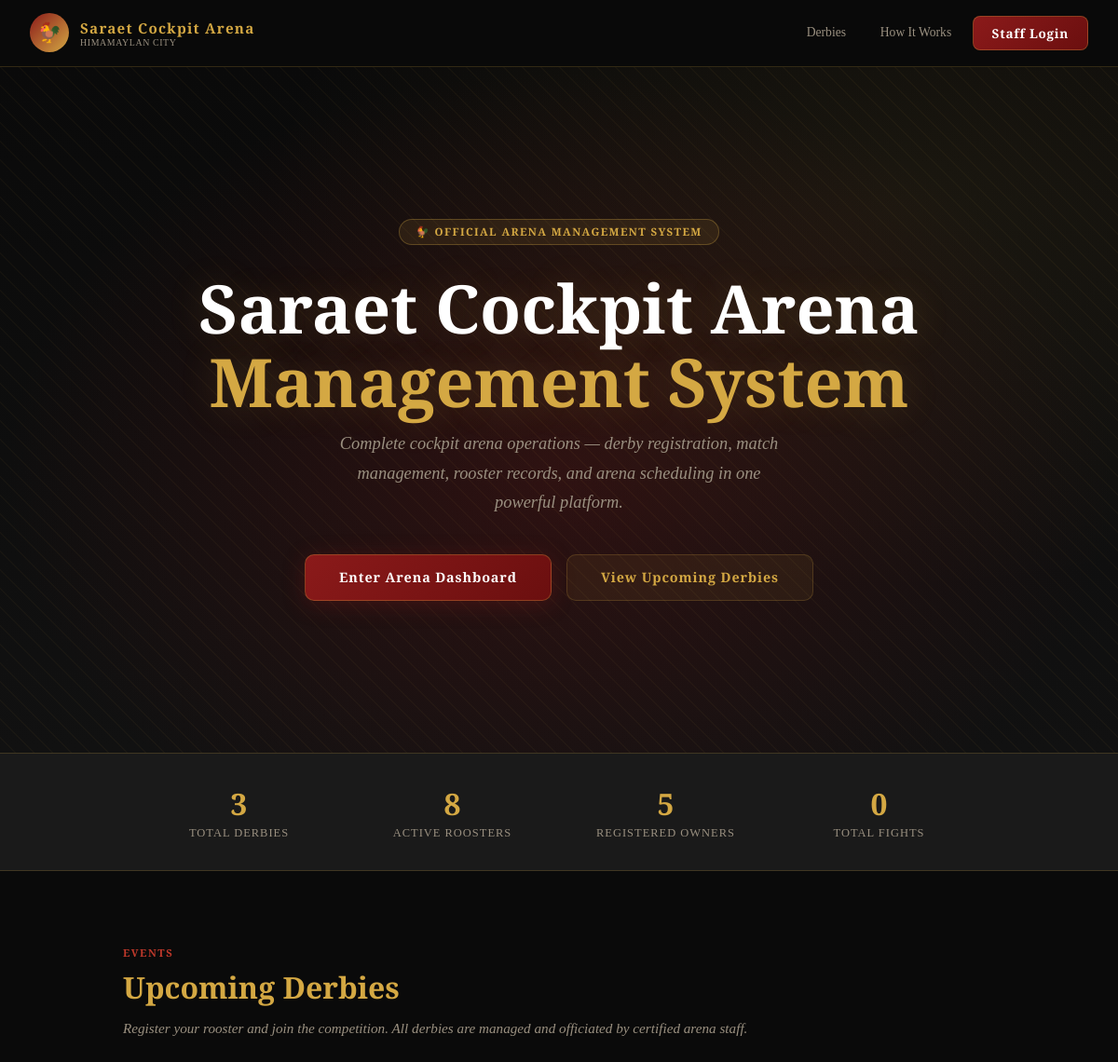
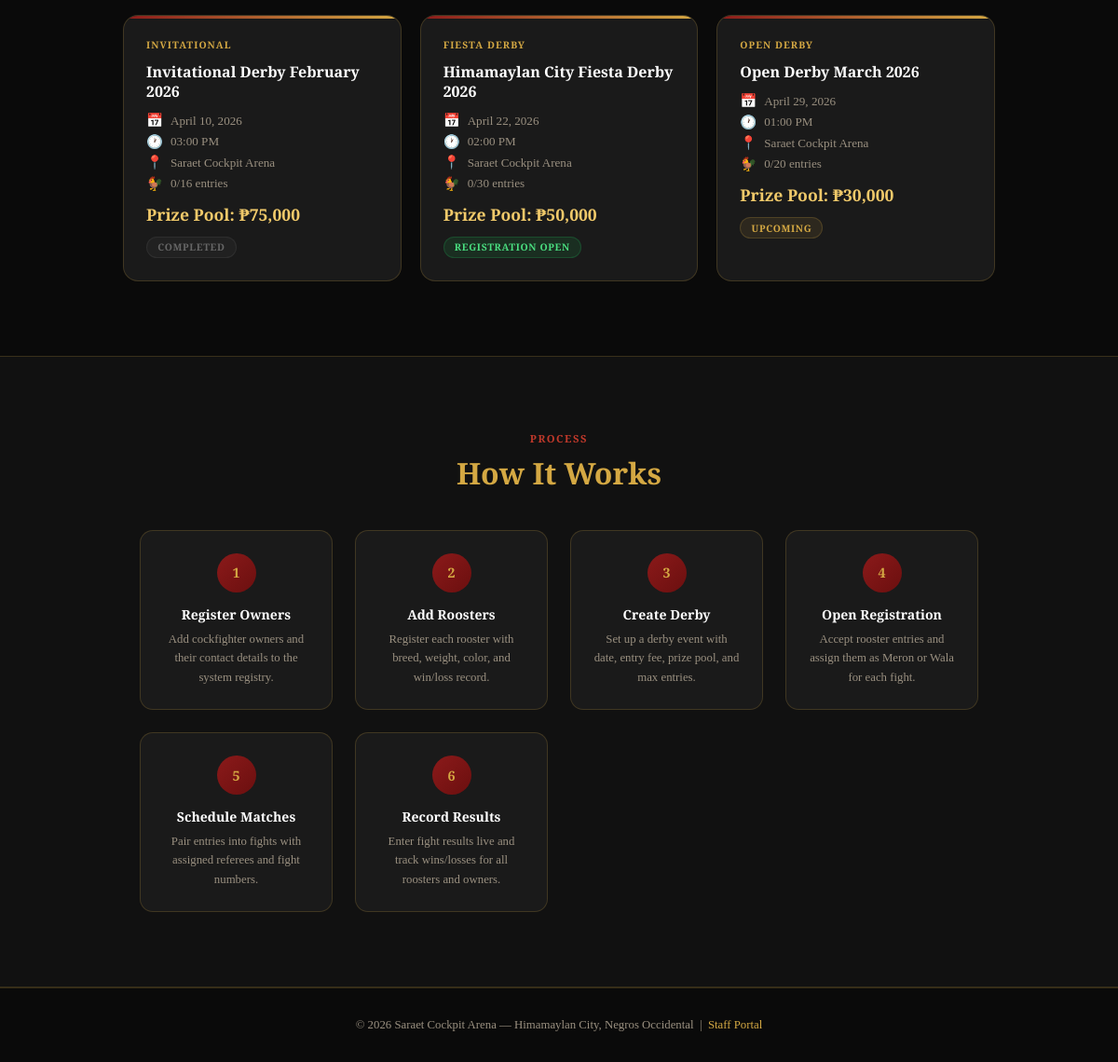
The page / on the database its author committed (2 pictures, top to bottom).
### tables this page shows
CREATE TABLE IF NOT EXISTS derbies (
    derby_id        INT AUTO_INCREMENT PRIMARY KEY,
    derby_name      VARCHAR(150) NOT NULL,
    derby_type      ENUM('open_derby','local_derby','invitational','special_derby','fiesta_derby') DEFAULT 'open_derby',
    venue           VARCHAR(150),
    event_date      DATE NOT NULL,
    event_time      TIME DEFAULT '14:00:00',
    entry_fee       DECIMAL(10,2) DEFAULT 0.00,
    prize_pool      DECIMAL(12,2) DEFAULT 0.00,
    max_entries     INT DEFAULT 50,
    current_entries INT DEFAULT 0,
    status          ENUM('upcoming','registration_open','ongoing','completed','cancelled') DEFAULT 'upcoming',
    description     TEXT,
    rules           TEXT,
    created_by      INT,
    created_at      TIMESTAMP DEFAULT CURRENT_TIMESTAMP,
    updated_at      TIMESTAMP DEFAULT CURRENT_TIMESTAMP ON UPDATE CURRENT_TIMESTAMP,
    FOREIGN KEY (created_by) REFERENCES admins(admin_id) ON DELETE SET NULL
);

### config/db.php (called while the page is built, shortened)
<?php
function qs($db, $sql) {
    $r = $db->query($sql);
    return $r ? $r->fetch_row()[0] : 0;
}

### index.php (the view, shortened to what this page needs)
<!DOCTYPE html>
<html lang="en">
<head>
</head>
<body>
<nav>
  <a href="index.php" class="nav-brand">
    <div class="brand-icon">🐓</div>
    <div class="brand-text">
      <h1>Saraet Cockpit Arena</h1>
      <p>Himamaylan City</p>
    </div>
  </a>
  <div class="nav-links">
    <a href="#derbies" class="nav-link">Derbies</a>
    <a href="#how" class="nav-link">How It Works</a>
    <a href="admin/login.php" class="nav-cta">Staff Login</a>
  </div>
</nav>
<section class="hero">
  <div class="hero-bg"></div>
  <div class="hero-pattern"></div>
  <div class="hero-content">
    <div class="hero-badge">🐓 Official Arena Management System</div>
    <h1>Saraet Cockpit Arena<span>Management System</span></h1>
    <p class="hero-sub">Complete cockpit arena operations — derby registration, match management, rooster records, and arena scheduling in one powerful platform.</p>
    <div class="hero-cta">
      <a href="admin/login.php" class="btn-hero btn-primary">Enter Arena Dashboard</a>
      <a href="#derbies" class="btn-hero btn-secondary">View Upcoming Derbies</a>
    </div>
  </div>
</section>
<div class="stats">
  <div class="stats-inner">
    <?php
    require_once 'config/db.php';
    $db = getDB();
    $total_derbies  = qs($db,"SELECT COUNT(*) FROM derbies");
    $total_roosters = qs($db,"SELECT COUNT(*) FROM roosters WHERE status='active'");
    $total_owners   = qs($db,"SELECT COUNT(*) FROM owners WHERE is_active=1");
    $total_matches  = qs($db,"SELECT COUNT(*) FROM matches");
    ?>
    <div class="stat-item"><div class="num"><?= $total_derbies ?></div><div class="lbl">Total Derbies</div></div>
    <div class="stat-item"><div class="num"><?= $total_roosters ?></div><div class="lbl">Active Roosters</div></div>
    <div class="stat-item"><div class="num"><?= $total_owners ?></div><div class="lbl">Registered Owners</div></div>
    <div class="stat-item"><div class="num"><?= $total_matches ?></div><div class="lbl">Total Fights</div></div>
  </div>
</div>
<div class="section" id="derbies">
  <div class="section-label">Events</div>
  <h2>Upcoming Derbies</h2>
  <p class="sub">Register your rooster and join the competition. All derbies are managed and officiated by certified arena staff.</p>
  <div class="derby-grid">
    <?php
    $derbies = $db->query("SELECT * FROM derbies ORDER BY event_date ASC LIMIT 6");
    $smap = ['registration_open'=>'s-open','upcoming'=>'s-upcoming','completed'=>'s-completed','ongoing'=>'s-ongoing','cancelled'=>'s-completed'];
    $tmap = ['open_derby'=>'Open Derby','local_derby'=>'Local Derby','invitational'=>'Invitational','special_derby'=>'Special Derby','fiesta_derby'=>'Fiesta Derby'];
    while($d=$derbies->fetch_assoc()):
    ?>
    <div class="derby-card">
      <div class="dc-type"><?= $tmap[$d['derby_type']]??$d['derby_type'] ?></div>
      <div class="dc-name"><?= htmlspecialchars($d['derby_name']) ?></div>
      <div class="dc-meta">
        <div class="dc-row"><span>📅</span><?= date('F j, Y', strtotime($d['event_date'])) ?></div>
        <div class="dc-row"><span>🕐</span><?= date('h:i A', strtotime($d['event_time'])) ?></div>
        <div class="dc-row"><span>📍</span><?= htmlspecialchars($d['venue']) ?></div>
        <div class="dc-row"><span>🐓</span><?= $d['current_entries'] ?>/<?= $d['max_entries'] ?> entries</div>
      </div>
      <?php if($d['prize_pool']>0): ?>
      <div class="dc-prize">Prize Pool: ₱<?= number_format($d['prize_pool'],0) ?></div>
      <?php endif; ?>
      <div><span class="dc-status <?= $smap[$d['status']]??'s-upcoming' ?>"><?= ucfirst(str_replace('_',' ',$d['status'])) ?></span></div>
    </div>
    <?php endwhile; ?>
  </div>
</div>
<div class="how" id="how">
  <div class="how-inner">
    <div style="text-align:center">
      <div class="section-label" style="justify-content:center;display:flex">Process</div>
      <h2 style="font-family:'Cinzel',serif;font-size:2rem;color:var(--gold);margin-top:.3rem">How It Works</h2>
    </div>
    <div class="how-grid">
      <div class="how-card"><div class="how-num">1</div><h4>Register Owners</h4><p>Add cockfighter owners and their contact details to the system registry.</p></div>
      <div class="how-card"><div class="how-num">2</div><h4>Add Roosters</h4><p>Register each rooster with breed, weight, color, and win/loss record.</p></div>
      <div class="how-card"><div class="how-num">3</div><h4>Create Derby</h4><p>Set up a derby event with date, entry fee, prize pool, and max entries.</p></div>
      <div class="how-card"><div class="how-num">4</div><h4>Open Registration</h4><p>Accept rooster entries and assign them as Meron or Wala for each fight.</p></div>
      <div class="how-card"><div class="how-num">5</div><h4>Schedule Matches</h4><p>Pair entries into fights with assigned referees and fight numbers.</p></div>
      <div class="how-card"><div class="how-num">6</div><h4>Record Results</h4><p>Enter fight results live and track wins/losses for all roosters and owners.</p></div>
    </div>
  </div>
</div>
<footer>
  <p>© <?= date('Y') ?> Saraet Cockpit Arena — Himamaylan City, Negros Occidental &nbsp;|&nbsp; <a href="admin/login.php">Staff Portal</a></p>
</footer>
</body>
</html>

### rows shown on the page
derbies: derby_type "INVITATIONAL", derby_name "Invitational Derby February 2026", event_date "April 10, 2026", event_time "03:00 PM", venue "Saraet Cockpit Arena", current_entries "0", max_entries "16", prize_pool "75,000", status "COMPLETED"
derbies: derby_type "FIESTA DERBY", derby_name "Himamaylan City Fiesta Derby 2026", event_date "April 22, 2026", event_time "02:00 PM", venue "Saraet Cockpit Arena", current_entries "0", max_entries "30", prize_pool "50,000", status "REGISTRATION OPEN"
derbies: derby_type "OPEN DERBY", derby_name "Open Derby March 2026", event_date "April 29, 2026", event_time "01:00 PM", venue "Saraet Cockpit Arena", current_entries "0", max_entries "20", prize_pool "30,000", status "UPCOMING"

### other values the page prints
$total_derbies "3"
$total_roosters "8"
$total_owners "5"
$total_matches "0"
